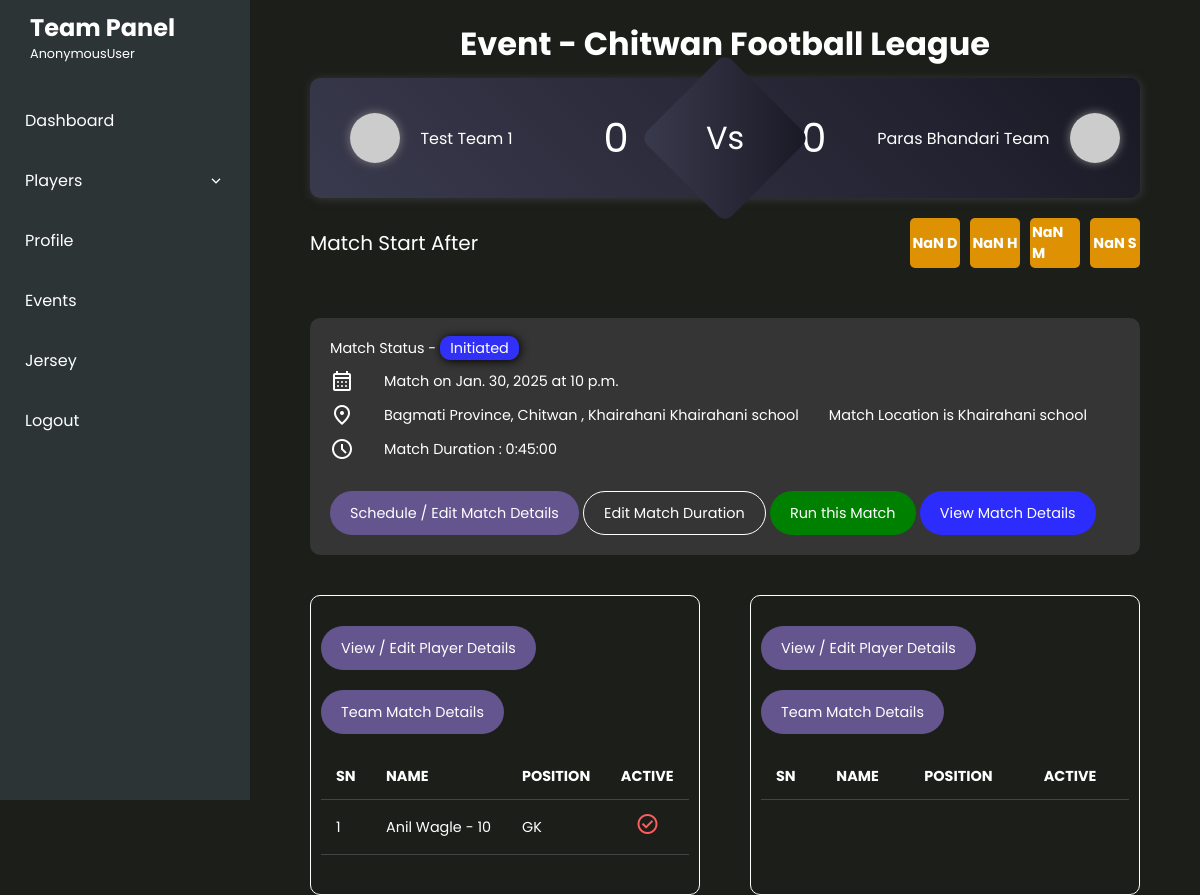
Screenshot of /match/view/1/ with the database file from the repository.
### sportsApp/models.py (models this page shows, shortened)
class Event(models.Model):
    title = models.CharField(max_length=255)
    event_type = models.CharField(max_length=20,choices=constants.EVENT_TYPE.choices,default=constants.EVENT_TYPE.KNOCKOUT)
    status = models.CharField(max_length=20,choices=constants.EventStatus.choices,default=constants.EventStatus.INITIATED)
    banner = models.ImageField(upload_to='images/events/',blank=True,null=True)
    logo = models.ImageField(upload_to='images/events/',blank=True,null=True)
    event_organizer = models.ForeignKey(EventOrganizer,on_delete=models.CASCADE,blank=True,null=True,related_name='events')
    event_age_limit = models.PositiveIntegerField()
    is_verified = models.BooleanField(default=False)
    entry_fee = models.DecimalField(max_digits=10000,decimal_places=3)
    registration_start_date = models.DateTimeField()
    registration_end_date = models.DateTimeField()
    event_start_date = models.DateTimeField(blank=True,null=True)
    event_end_date = models.DateTimeField(blank=True,null=True)
    match_duration = models.DurationField(blank=True,null=True)
    province = models.ForeignKey(Province, on_delete=models.SET_NULL,null=True)
    district = models.ForeignKey(District, on_delete=models.SET_NULL,null=True)
    municipality = models.ForeignKey(Municipality, on_delete=models.SET_NULL,null=True)
    area = models.CharField(max_length=255)
    created_at = models.DateField(auto_now_add=True)
    updated_at = models.DateField(auto_now=True)

class EventTeam(models.Model):
    event = models.ForeignKey(Event,on_delete=models.CASCADE)
    team = models.ForeignKey(Team,on_delete=models.CASCADE)
    is_verified = models.BooleanField(default=False)
    created_at = models.DateTimeField(auto_now_add=True)
    updated_at = models.DateTimeField(auto_now=True)

### matchApp/models.py (models this page shows, shortened)
class Match(models.Model):
    event = models.ForeignKey(Event,on_delete=models.CASCADE,blank=True,null=True,related_name='matches')
    team1 = models.ForeignKey(EventTeam, on_delete=models.CASCADE, related_name='match_team1')
    team2 = models.ForeignKey(EventTeam, on_delete=models.CASCADE, related_name='match_team2')
    is_address_default = models.BooleanField(default=False)
    status = models.CharField(max_length=20,choices=constants.MatchStatus.choices,default=constants.MatchStatus.INITIATED)
    match_date = models.DateField()
    match_time = models.TimeField(blank=True,null=True)
    place = models.CharField(max_length=255,blank=True,null=True)
    match_complete = models.BooleanField(default=False)
    notes = models.TextField(null=True,blank=True)
    schedule = models.BooleanField(default=False)
    created_at = models.DateTimeField(auto_now_add=True,blank=True,null=True)
    updated_at = models.DateTimeField(auto_now=True,blank=True,null=True)

### team/models.py (models this page shows, shortened)
class Team(models.Model):
    SPORT_TYPES = (
        ('FOOTBALL','Football'),
    )
    name = models.CharField(max_length=255,db_index=1)
    total_players = models.PositiveIntegerField(default=10,blank=True, null=True)
    sports_genere = models.CharField(max_length=25,choices=SPORT_TYPES,default='FOOTBALL',blank=True)
    short_name = models.CharField(unique=True,max_length=10,blank=True,null=True)
    is_organizers_team = models.BooleanField(default=False)
    email = models.EmailField(max_length=100,blank=True,null=True)
    phone = models.CharField(max_length=10,blank=True,null=True)
    address = models.CharField(max_length=255,blank=True,null=True)
    province = models.ForeignKey(Province, on_delete=models.SET_NULL,null=True)
    district = models.ForeignKey(District, on_delete=models.SET_NULL,null=True)
    municipality = models.ForeignKey(Municipality, on_delete=models.SET_NULL,null=True)
    is_verified = models.BooleanField(default=False)
    user = models.ForeignKey(User,on_delete=models.CASCADE,null=True,blank=True,related_name='team')
    logo = models.ImageField(upload_to="images/teams/",blank=True,null=True)
    banner = models.ImageField(upload_to='images/banner/',blank=True,null=True)
    gender = models.CharField(max_length=25,choices=constants.GENDER_OPTIONS.CHOICES,default=constants.GENDER_OPTIONS.MALE)
    created_at = models.DateTimeField(auto_now_add=True)
    updated_at = models.DateTimeField(auto_now=True)

class Player(models.Model):
    team = models.ForeignKey('Team', on_delete=models.CASCADE)
    name = models.CharField(max_length=50)
    jersey_no = models.PositiveIntegerField()
    age = models.PositiveIntegerField()
    email = models.EmailField(max_length=100,blank=True,null=True)
    phone = models.CharField(max_length=10,blank=True,null=True)
    weight = models.PositiveIntegerField(blank=True,null=True)
    is_active = models.BooleanField(default=False)
    is_playing = models.BooleanField(default=False)
    profile_image = models.ImageField(upload_to='images/teams/', blank=True, null=True)
    height = models.PositiveIntegerField(blank=True,null=True)
    blood_group = models.CharField(max_length=25, choices=constants.BLOOD_GROUPS.choices)
    address = models.TextField(blank=True,null=True)
    designation = models.CharField(max_length=100, choices=constants.PLAYER_POSITION.choices, blank=True, null=True)
    created_at = models.DateTimeField(auto_now_add=True,blank=True,null=True)
    updated_at = models.DateTimeField(auto_now=True,blank=True,null=True)

### address/models.py (models this page shows, shortened)
class Province(models.Model):
    name = models.CharField(max_length=100, unique=True)
    code = models.CharField(max_length=10, unique=True, blank=True, null=True)

class District(models.Model):
    province = models.ForeignKey(Province, related_name='districts', on_delete=models.CASCADE, blank=True, null=True)
    name = models.CharField(max_length=100)
    code = models.CharField(max_length=10, unique=True, blank=True, null=True)

class Municipality(models.Model):
    district = models.ForeignKey(District, related_name='municipalities', on_delete=models.CASCADE, blank=True, null=True)
    name = models.CharField(max_length=100)
    code = models.CharField(max_length=10, unique=True, blank=True, null=True)

### matchApp/views.py (the view)
# urls.py: path("view/<int:match_id>/",views.match_view,name='match-profile'),
def match_view(request,match_id):
    match = get_object_or_404(Match,pk=match_id)
    event = get_object_or_404(Event,pk=match.event.id)
    match_datetime = datetime.combine(match.match_date,match.match_time)
    match_status = constants.MatchStatus
    if match.status == match_status.EXPIRED:
        is_match_open = False
    elif datetime.now() > match_datetime and match.status != match_status.EXPIRED:
        match.status = constants.MatchStatus.ONGOING
        match.save()
        is_match_open = False
    else:
        is_match_open = True
    is_match_open = True
    match_duration = format_duration(event.match_duration)
    half_time = event.match_duration / 2
    match_time = {
        'duration':match_duration,
        'half_time':format_duration(half_time),
        'is_match_open':is_match_open,
        'actual_time':'',
    }
    time_manager, created = MatchTimeManager.objects.get_or_create(match=match)
    timeManagerForm = MatchTimeManagerForm()
    players1 = Player.objects.filter(team=match.team1.team).order_by('-is_active')
    players2 = Player.objects.filter(team=match.team2.team).order_by('-is_active')
    details = {}
    if match.status == 'Running':
        details['match_status'] = 'Match is Running'
    elif match.status == 'Initiated':
        details['match_status'] = 'Match Has Not Started'
    return render(request,'matches/match_view.html',{'event':event,'match':match,'match_time':match_time,'time_form':timeManagerForm,'player1':players1,'player2':players2})

### sportsApp/templates/matches/match_view.html (shortened to what this page needs)
{% extends 'event/event_index.html' %}
{% load static %}
{%block content%}
    <div class="main_page_container match_page">
        <div class="event_description">
            <h2  class="txt-center">Event - {{event.title}}</h2>
        </div>
        <div class="match_vs_box">
            <div class="vs_box">
                <p class="vs_text">Vs</p>
            </div>
            <div class="team team1">
                <div class="detail">
                    <div class="avatar">
                        <img src="https://picsum.photos/100" alt="">
                    </div>
                    <p>{{match.team1.team.name}}</p>
                </div>
                <div class="score">0</div>
            </div>
            <div class="team team2">
                <div class="score right">0</div>
                <div class="detail">
                    <p>{{match.team2.team.name}}</p>
                <div class="avatar">
                    <img src="https://picsum.photos/101" alt="">
                </div>
                </div>
            </div>
        </div>
        {% if match_time.is_match_open %}
        <div class="timer-container">
            <p>Match Start After</p>
            <div id="timer" class="timer_box timer">{{ match_time.actual_time|date:"Y-m-d H:i:s"}}</div>
        </div>
        {% endif %}
        <div class="match_details">
            <div class="holder">
                <p>
                    Match Status - <span class="event_status {{match.status}}">{{match.status}}</span>
                    </p>
            </div>
            <div class="holder">
                <span class="icon material-symbols-outlined">
                    </span>
                    <p>Match on {{match.match_date}} at {{match.match_time}}</p>
            </div>
            <div class="holder">
                <span class="icon material-symbols-outlined">
                    </span>
                <p>{{event.province.name}}, {{event.district.name}} , {{event.municipality.name}} {{event.area}} {{match.address}}                 {% if match.is_address_default %}
                    <p>Match Location is {{event.area}}</p>
                    {% else %}
                    <p>Match area - {{match.place}}</p>
                    {% endif %}</p>
            </div>
            <div class="holder">
                <span class="icon material-symbols-outlined">
                    </span>
                    <p>Match Duration : {{event.match_duration}} </p>
            </div>
            {% if match_time.is_match_open %}
            <a href="{% url 'edit-match-admin' match.id %}"><button class="global_btn">Schedule / Edit Match Details</button></a>
            <a href="{% url 'edit-event' event.id %}?focus=id_match_duration"><button class="global_btn outline">Edit Match Duration</button></a>
                <button class="global_btn success" onclick="handleOpenMatchSchedular()">Run this Match</button>
            {% endif %}
            <button class="global_btn secondary">View Match Details</button>
        </div>
        <div class="player_details">
            <div class="team">
                <a href="{% url 'team-players' match.team1.team.id %}"><button class="global_btn">View / Edit Player Details</button></a>
                <a href="{% url 'team-players' match.team1.team.id %}"><button class="global_btn">Team Match Details</button></a>
                <table class="responsive-table">
                    <thead>
                        <tr>
                            <th>SN</th>
                            <th>NAME</th>
                            <th>POSITION</th>
                            <th>ACTIVE</th>
                        </tr>
                    </thead>
                    <tbody>
                        {% for player in player1 %}
                        <tr>
                            <td>{{ forloop.counter }}</td>
                            <td>{{player.name}} - {{player.jersey_no}}</td>
                            <td>{{player.designation}}</td>
                            <td style="text-align: center;">
                                <span class="verification {% if player.is_active %}verified{% endif %} material-symbols-outlined">
                                    </span>
                            </td>
                        </tr>
                        {% endfor%}
                    </tbody>
                </table>
            </div>
            <div class="team">
                <a href="{% url 'team-players' match.team2.team.id %}"><button class="global_btn">View / Edit Player Details</button></a>
                <a href="{% url 'team-players' match.team1.team.id %}"><button class="global_btn">Team Match Details</button></a>
                <table class="responsive-table">
                    <thead>
                        <tr>
                            <th>SN</th>
                            <th>NAME</th>
                            <th>POSITION</th>
                            <th>ACTIVE</th>
                        </tr>
                    </thead>
                </table>
            </div>
        </div>
    </div>
{% endblock content %}

### rows the page displays
Event: title "Chitwan Football League", province.name "Bagmati Province", district.name "Chitwan", municipality.name "Khairahani", area "Khairahani school", match_duration "0:45:00"
Match: team1.team.name "Test Team 1", team2.team.name "Paras Bhandari Team", status "Initiated", match_date "Jan. 30, 2025", match_time "10 p.m."
Player: name "Anil Wagle", jersey_no "10", designation "GK", is_active False (drawn)

### other values shown
{{ request.user }} "AnonymousUser"
